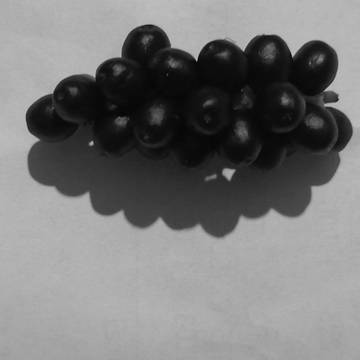
#> input picture Fruit.jpg, 360 x 360 px
$ python Question_04_c.py
#> lines starting #> are read from the running program, lines starting #| are printed output that depends on the picture
import numpy as np
import matplotlib.pyplot as plt
import matplotlib.image as mpimg
import scipy.fftpack as sfft

img = mpimg.imread("Fruit.jpg")
#> img is the input picture: shape (360, 360); min 1, max 198, mean 120.8

#DCT
imgc = sfft.dct((sfft.dct(img,norm='ortho')).T,norm='ortho')
plt.imshow(imgc)
plt.show()

#IDCT
img1 = sfft.idct((sfft.idct(imgc,norm='ortho')).T,norm='ortho')
plt.imshow(img1)
plt.show()

#Removing high frequency components
imgc1 = np.zeros((360,360))
imgc1[:120,:120] = imgc[:120,:120]
img1 = sfft.idct((sfft.idct(imgc1,norm='ortho')).T,norm='ortho')
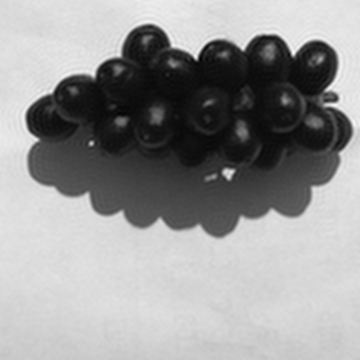
#> img1: shape (360, 360) float64; min -1.56, max 203.8, mean 120.8; drawn with min black and max white
plt.imshow(img1)
plt.show()

#Scaling to 240px x 240px compressing
imgc2 = imgc[0:240,0:240]
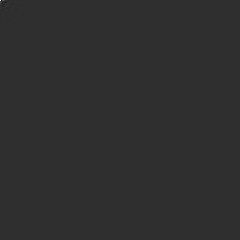
#> imgc2: shape (240, 240) float64; min -9888.3, max 43473.5, mean 1.1; drawn with min black and max white
img1 = sfft.idct((sfft.idct(imgc2,norm='ortho')).T,norm='ortho')
#> img1: shape (240, 240) float64
plt.imshow(img1)
plt.show()
